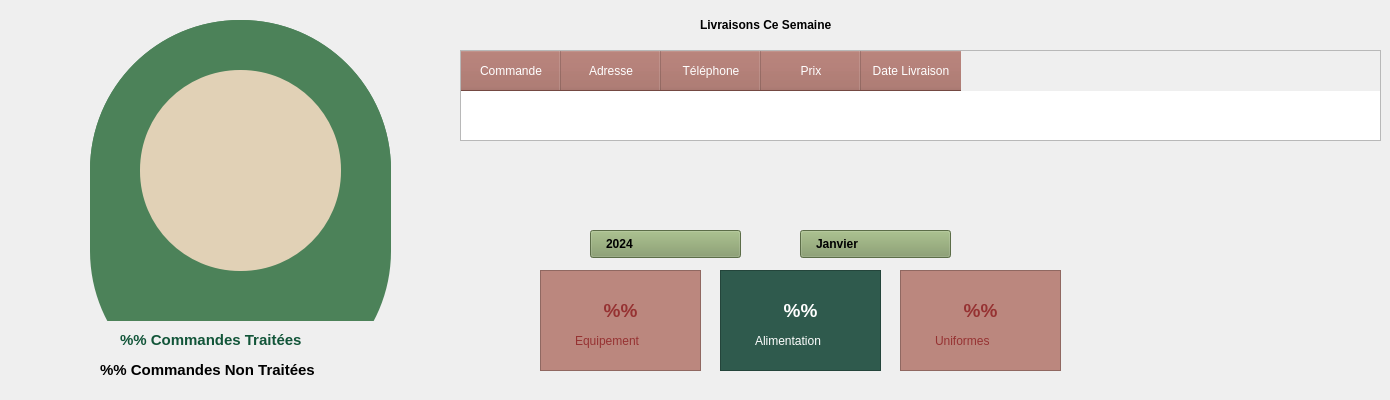
       <widget class="QWidget" name="Stat">
        <attribute name="icon">
         <iconset resource="purestaybackground.qrc">
          <normaloff>:/Purestay/images/icones/statistiques.png</normaloff>:/Purestay/images/icones/statistiques.png</iconset>
        </attribute>
        <attribute name="title">
         <string>Statistiques</string>
        </attribute>
        <widget class="QFrame" name="frame_9">
         <property name="geometry">
          <rect>
           <x>90</x>
           <y>20</y>
           <width>301</width>
           <height>301</height>
          </rect>
         </property>
         <property name="sizePolicy">
          <sizepolicy hsizetype="Fixed" vsizetype="Fixed">
           <horstretch>0</horstretch>
           <verstretch>0</verstretch>
          </sizepolicy>
         </property>
         <property name="styleSheet">
          <string notr="true">background:rgb(76,130,89);
border-radius:150px;
</string>
         </property>
         <property name="frameShape">
          <enum>QFrame::StyledPanel</enum>
         </property>
         <property name="frameShadow">
          <enum>QFrame::Raised</enum>
         </property>
         <widget class="QFrame" name="frame_13">
          <property name="geometry">
           <rect>
            <x>0</x>
            <y>0</y>
            <width>301</width>
            <height>381</height>
           </rect>
          </property>
          <property name="styleSheet">
           <string notr="true">QFrame
{
	border-radius:150px;
	background-color:qconicalgradient(cx:0.5,cy:0.5,angle:90, stop:0.77474 rgba(67,130,75,0), stop:0.775744 rbga(85,170,155,255));
}</string>
          </property>
          <property name="frameShape">
           <enum>QFrame::StyledPanel</enum>
          </property>
          <property name="frameShadow">
           <enum>QFrame::Raised</enum>
          </property>
          <widget class="QFrame" name="frame_11">
           <property name="geometry">
            <rect>
             <x>50</x>
             <y>50</y>
             <width>201</width>
             <height>201</height>
            </rect>
           </property>
           <property name="styleSheet">
            <string notr="true">QFrame
{
	border-radius:100%;
	background-color:rgb(225,209,182);

}</string>
           </property>
           <property name="frameShape">
            <enum>QFrame::StyledPanel</enum>
           </property>
           <property name="frameShadow">
            <enum>QFrame::Raised</enum>
           </property>
          </widget>
         </widget>
        </widget>
        <widget class="QLabel" name="label_3">
         <property name="geometry">
          <rect>
           <x>120</x>
           <y>320</y>
           <width>281</width>
           <height>41</height>
          </rect>
         </property>
         <property name="text">
          <string>&lt;html&gt;&lt;head/&gt;&lt;body&gt;&lt;p&gt;&lt;span style=&quot; font-size:11pt; font-weight:700; color:#125539;&quot;&gt;%% Commandes Traitées&lt;/span&gt;&lt;/p&gt;&lt;/body&gt;&lt;/html&gt;</string>
         </property>
        </widget>
        <widget class="QLabel" name="label_4">
         <property name="geometry">
          <rect>
           <x>100</x>
           <y>350</y>
           <width>281</width>
           <height>41</height>
          </rect>
         </property>
         <property name="text">
          <string>&lt;html&gt;&lt;head/&gt;&lt;body&gt;&lt;p&gt;&lt;span style=&quot; font-size:11pt; font-weight:700;&quot;&gt;%% Commandes Non Traitées&lt;/span&gt;&lt;/p&gt;&lt;/body&gt;&lt;/html&gt;</string>
         </property>
        </widget>
        <widget class="QTableWidget" name="tableWidget_8">
         <property name="geometry">
          <rect>
           <x>460</x>
           <y>50</y>
           <width>921</width>
           <height>91</height>
          </rect>
         </property>
         <property name="styleSheet">
          <string notr="true">QHeaderView::section
{
background-color:rgb(163,102,92);
width:80px;

height:40px;
color:white;
}

</string>
         </property>
         <column>
          <property name="text">
           <string>Commande</string>
          </property>
         </column>
         <column>
          <property name="text">
           <string>Adresse</string>
          </property>
         </column>
         <column>
          <property name="text">
           <string>Téléphone</string>
          </property>
         </column>
         <column>
          <property name="text">
           <string>Prix</string>
          </property>
         </column>
         <column>
          <property name="text">
           <string>Date Livraison</string>
          </property>
         </column>
        </widget>
        <widget class="QLabel" name="label_5">
         <property name="geometry">
          <rect>
           <x>700</x>
           <y>10</y>
           <width>211</width>
           <height>31</height>
          </rect>
         </property>
         <property name="text">
          <string>&lt;html&gt;&lt;head/&gt;&lt;body&gt;&lt;p&gt;&lt;span style=&quot; font-weight:700;&quot;&gt;Livraisons Ce Semaine&lt;/span&gt;&lt;/p&gt;&lt;/body&gt;&lt;/html&gt;</string>
         </property>
        </widget>
        <widget class="QFrame" name="frame_10">
         <property name="geometry">
          <rect>
           <x>540</x>
           <y>270</y>
           <width>161</width>
           <height>101</height>
          </rect>
         </property>
         <property name="styleSheet">
          <string notr="true"> background: rgb(187,135,126);
color:rgb(150,50,50);</string>
         </property>
         <property name="frameShape">
          <enum>QFrame::StyledPanel</enum>
         </property>
         <property name="frameShadow">
          <enum>QFrame::Raised</enum>
         </property>
         <widget class="QLabel" name="label_6">
          <property name="geometry">
           <rect>
            <x>35</x>
            <y>20</y>
            <width>91</width>
            <height>41</height>
           </rect>
          </property>
          <property name="text">
           <string>&lt;html&gt;&lt;head/&gt;&lt;body&gt;&lt;p align=&quot;center&quot;&gt;&lt;span style=&quot; font-size:14pt; font-weight:700;&quot;&gt;%%&lt;/span&gt;&lt;/p&gt;&lt;/body&gt;&lt;/html&gt;</string>
          </property>
         </widget>
         <widget class="QLabel" name="label_7">
          <property name="geometry">
           <rect>
            <x>35</x>
            <y>50</y>
            <width>111</width>
            <height>41</height>
           </rect>
          </property>
          <property name="text">
           <string>Equipement</string>
          </property>
         </widget>
        </widget>
        <widget class="QFrame" name="frame_12">
         <property name="geometry">
          <rect>
           <x>720</x>
           <y>270</y>
           <width>161</width>
           <height>101</height>
          </rect>
         </property>
         <property name="styleSheet">
          <string notr="true"> background: rgb(187,135,126);
background-color:rgb(47,90,77);

color:white;</string>
         </property>
         <property name="frameShape">
          <enum>QFrame::StyledPanel</enum>
         </property>
         <property name="frameShadow">
          <enum>QFrame::Raised</enum>
         </property>
         <widget class="QLabel" name="label_12">
          <property name="geometry">
           <rect>
            <x>35</x>
            <y>20</y>
            <width>91</width>
            <height>41</height>
           </rect>
          </property>
          <property name="text">
           <string>&lt;html&gt;&lt;head/&gt;&lt;body&gt;&lt;p align=&quot;center&quot;&gt;&lt;span style=&quot; font-size:14pt; font-weight:700;&quot;&gt;%%&lt;/span&gt;&lt;/p&gt;&lt;/body&gt;&lt;/html&gt;</string>
          </property>
         </widget>
         <widget class="QLabel" name="label_13">
          <property name="geometry">
           <rect>
            <x>35</x>
            <y>50</y>
            <width>111</width>
            <height>41</height>
           </rect>
          </property>
          <property name="text">
           <string>Alimentation</string>
          </property>
         </widget>
        </widget>
        <widget class="QFrame" name="frame_14">
         <property name="geometry">
          <rect>
           <x>900</x>
           <y>270</y>
           <width>161</width>
           <height>101</height>
          </rect>
         </property>
         <property name="styleSheet">
          <string notr="true"> background: rgb(187,135,126);
color:rgb(150,50,50);</string>
         </property>
         <property name="frameShape">
          <enum>QFrame::StyledPanel</enum>
         </property>
         <property name="frameShadow">
          <enum>QFrame::Raised</enum>
         </property>
         <widget class="QLabel" name="label_14">
          <property name="geometry">
           <rect>
            <x>35</x>
            <y>20</y>
            <width>91</width>
            <height>41</height>
           </rect>
          </property>
          <property name="text">
           <string>&lt;html&gt;&lt;head/&gt;&lt;body&gt;&lt;p align=&quot;center&quot;&gt;&lt;span style=&quot; font-size:14pt; font-weight:700;&quot;&gt;%%&lt;/span&gt;&lt;/p&gt;&lt;/body&gt;&lt;/html&gt;</string>
          </property>
         </widget>
         <widget class="QLabel" name="label_15">
          <property name="geometry">
           <rect>
            <x>35</x>
            <y>50</y>
            <width>111</width>
            <height>41</height>
           </rect>
          </property>
          <property name="text">
           <string>Uniformes</string>
          </property>
         </widget>
        </widget>
        <widget class="QComboBox" name="comboBox_20">
         <property name="geometry">
          <rect>
           <x>590</x>
           <y>230</y>
           <width>161</width>
           <height>28</height>
          </rect>
         </property>
         <property name="styleSheet">
          <string notr="true">QComboBox
{
margin-right:10px;
appearance:none;
padding-left:15px;
padding-right:20px;
font-weight:600;
background-color:rgb(129,153,101);
height:35px;
}
QComboBox::drop-down {
	border:none;
}
QComboBox::down-arrow {
	image:url(:/Purestay/images/icones/arrow.png);
	padding-right:20px;
	width:20px;
	color:white;
}

QComboBox::QListView {
background-color:rgb(129,153,101);
}

QComboBox::QListViewItem {
background-color:rgb(129,153,101);
}





</string>
         </property>
         <item>
          <property name="text">
           <string>2024</string>
          </property>
         </item>
         <item>
          <property name="text">
           <string>2023</string>
          </property>
         </item>
         <item>
          <property name="text">
           <string>2022</string>
          </property>
         </item>
         <item>
          <property name="text">
           <string>2021</string>
          </property>
         </item>
        </widget>
        <widget class="QComboBox" name="comboBox_21">
         <property name="geometry">
          <rect>
           <x>800</x>
           <y>230</y>
           <width>161</width>
           <height>28</height>
          </rect>
         </property>
         <property name="styleSheet">
          <string notr="true">QComboBox
{
margin-right:10px;
appearance:none;
padding-left:15px;
padding-right:20px;
font-weight:600;
background-color:rgb(129,153,101);
height:35px;
}
QComboBox::drop-down {
	border:none;
}
QComboBox::down-arrow {
	image:url(:/Purestay/images/icones/arrow.png);
	padding-right:20px;
	width:20px;
	color:white;
}

QComboBox::QListView {
background-color:rgb(129,153,101);
}

QComboBox::QListViewItem {
background-color:rgb(129,153,101);
}





</string>
         </property>
         <item>
          <property name="text">
           <string>Janvier</string>
          </property>
         </item>
         <item>
          <property name="text">
           <string>Février</string>
          </property>
         </item>
         <item>
          <property name="text">
           <string>Mars</string>
          </property>
         </item>
         <item>
          <property name="text">
           <string>Avril</string>
          </property>
         </item>
         <item>
          <property name="text">
           <string>Mai</string>
          </property>
         </item>
         <item>
          <property name="text">
           <string>Juin</string>
          </property>
         </item>
         <item>
          <property name="text">
           <string>Juillet</string>
          </property>
         </item>
         <item>
          <property name="text">
           <string>Août</string>
          </property>
         </item>
         <item>
          <property name="text">
           <string>Septembre</string>
          </property>
         </item>
         <item>
          <property name="text">
           <string>Octobre</string>
          </property>
         </item>
         <item>
          <property name="text">
           <string>Novembre</string>
          </property>
         </item>
         <item>
          <property name="text">
           <string>Décembre</string>
          </property>
         </item>
        </widget>
       </widget>
